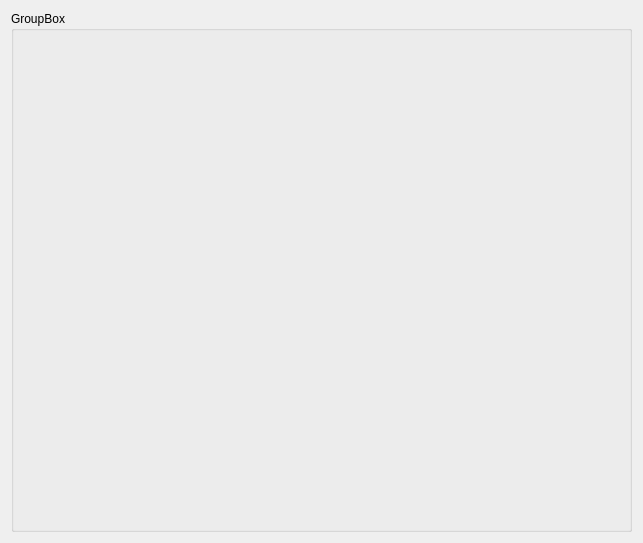
<?xml version="1.0" encoding="UTF-8"?>
<ui version="4.0">
 <class>Form</class>
 <widget class="QWidget" name="Form">
  <property name="geometry">
   <rect>
    <x>0</x>
    <y>0</y>
    <width>643</width>
    <height>543</height>
   </rect>
  </property>
  <property name="windowTitle">
   <string>ROI</string>
  </property>
  <layout class="QHBoxLayout" name="horizontalLayout_2">
   <item>
    <layout class="QVBoxLayout" name="verticalLayout" stretch="0">
     <item>
      <widget class="QGroupBox" name="groupBox_2">
       <property name="title">
        <string>GroupBox</string>
       </property>
       <layout class="QHBoxLayout" name="horizontalLayout_3">
        <item>
         <widget class="QLabel" name="RoiLabel">
          <property name="text">
           <string/>
          </property>
         </widget>
        </item>
       </layout>
      </widget>
     </item>
    </layout>
   </item>
  </layout>
 </widget>
 <resources/>
 <connections/>
</ui>
